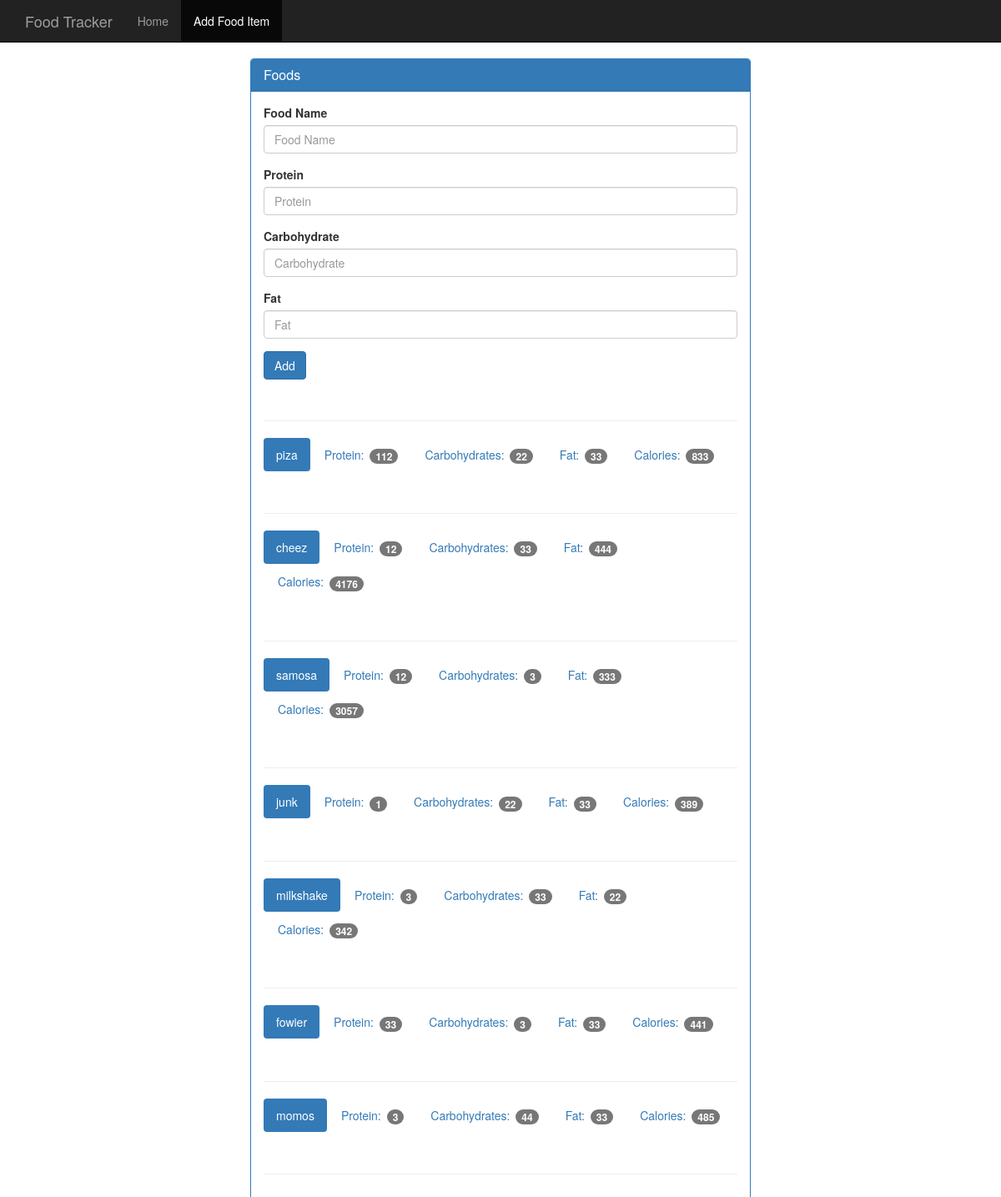
The app's page /food with its own data.
### tables this page shows
CREATE TABLE food(
id integer primary key autoincrement,
name text not null,
protein integer not null,
carbohydrate integer not null,
fat integer not null,
calories integer not null
);

### app.py (the view, shortened to what this page needs)
@app.route('/food',methods=['GET','POST'])
def food():
    db = get_db()
    cur = db.execute('select name,protein,carbohydrate,fat,calories from food')
    results = cur.fetchall()
    return render_template('add_food.html',results=results)

### app.py (called while the page is built)
def connect_db():
    sql = sqlite3.connect("C:\\Users\\vishaver\\PycharmProjects\\trackfood\\food_log.db")
    sql.row_factory = sqlite3.Row
    return sql

def get_db():
    if not hasattr(g,'sqlite3'):
        g.sqlite_db = connect_db()
    return g.sqlite_db

### templates/add_food.html
{% extends "base.html" %}
{% block content %}
    <nav class="navbar navbar-inverse navbar-fixed-top">
      <div class="container">
        <div class="navbar-header">
          <a class="navbar-brand" href="{{ url_for('index') }}">Food Tracker</a>
        </div>
        <div id="navbar" class="navbar-collapse collapse">
          <ul class="nav navbar-nav">
            <li><a href="{{ url_for('index') }}">Home</a></li>
            <li class="active"><a href="{{ url_for('food') }}">Add Food Item</a></li>
          </ul>
        </div>
      </div>
    </nav>
    <div class="container theme-showcase col-sm-6 col-sm-offset-3" role="main">
      <div class="row">
        <div>
          <div class="panel panel-primary">
            <div class="panel-heading">
              <h3 class="panel-title">Foods</h3>
            </div>
            <div class="panel-body">
              <form method="POST" action="{{ url_for('food') }}">
                <div class="form-group">
                  <label for="food-name">Food Name</label>
                  <input type="text" class="form-control" id="food-name" name="food-name" placeholder="Food Name">
                </div>
                <div class="form-group">
                  <label for="protein">Protein</label>
                  <input type="number" class="form-control" id="protein" name="protein" placeholder="Protein">
                </div>
                <div class="form-group">
                  <label for="carbohydrate">Carbohydrate</label>
                  <input type="number" class="form-control" id="carbohydrate" name="carbohydrate" placeholder="Carbohydrate">
                </div>
                <div class="form-group">
                  <label for="fat">Fat</label>
                  <input type="number" class="form-control" id="fat" name="fat" placeholder="Fat">
                </div>
                <button type="submit" class="btn btn-primary">Add</button>
              </form>
              <div class="page-header"></div>
             {% for food in results %}
              <ul class="nav nav-pills" role="tablist">
                <li class="active"><a>{{ food.name }}</a></li>
                <li><a>Protein: <span class="badge">{{ food.protein }}</span></a></li>
                <li><a>Carbohydrates: <span class="badge">{{ food.carbohydrate }}</span></a></li>
                <li><a>Fat: <span class="badge">{{ food.fat }}</span></a></li>
                <li><a>Calories: <span class="badge">{{ food.calories }}</span></a></li>
              </ul>
              <div class="page-header"></div>
              {% endfor %}
            </div>
          </div>
        </div>
      </div>
    </div>
{% endblock %}

### templates/base.html (shortened to what this page needs)
<!DOCTYPE html>
<html lang="en">
  <head>
    <link href="{{ url_for('static', filename='bootstrap.min.css') }}" rel="stylesheet">
    <link href="{{ url_for('static', filename='theme.css') }}" rel="stylesheet">
  </head>
  <body>
    {% block content %}
   {% endblock %}
  </body>
</html>

### static/theme.css (style rules this page uses)
body { padding-top: 70px; padding-bottom: 30px; }

### records on screen
food: name "piza", protein "112", carbohydrate "22", fat "33", calories "833"
food: name "cheez", protein "12", carbohydrate "33", fat "444", calories "4176"
food: name "samosa", protein "12", carbohydrate "3", fat "333", calories "3057"
food: name "junk", protein "1", carbohydrate "22", fat "33", calories "389"
food: name "milkshake", protein "3", carbohydrate "33", fat "22", calories "342"
food: name "fowier", protein "33", carbohydrate "3", fat "33", calories "441"
food: name "momos", protein "3", carbohydrate "44", fat "33", calories "485"
